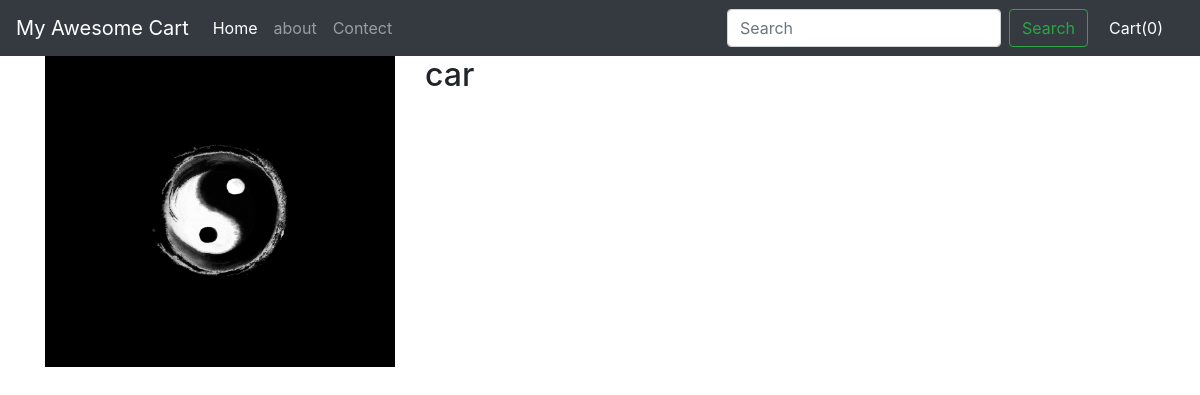
The app's page /shop/productview/2 with its own data.
### shop/models.py (models this page shows, shortened)
class Product(models.Model):
    product_id = models.AutoField
    product_name = models.CharField(max_length = 50)
    catagory = models.CharField(max_length= 30, default='')
    sub_catagory = models.CharField(max_length= 30, default='')
    product_decs = models.CharField(max_length = 300)
    pub_date = models.DateField()
    product_img = models.ImageField(upload_to='shop/image', default='')

### shop/views.py (the view)
# urls.py: path('productview/<int:pd_id>', views.productview, name = 'productview'),
def productview(request,pd_id):
    product = get_object_or_404(Product,pk = pd_id)
    return render(request,'shop/view.html', {'product' : product})

### shop/templates/shop/view.html (shortened to what this page needs)
{% extends 'shop/base.html' %}
{% block body %}
<div class='container'>
	<div class='row'>
		<div class='col-4'>
			<img src='\media\{{product.product_img}}' width="100%" height="100%" >
		</div>
		<div class='col-8'>
			<h2>{{ product.product_name }}</h2>
		</div>
	</div>
</div>
{% endblock %}

### records on screen
Product: product_img (picture), product_name "car"
